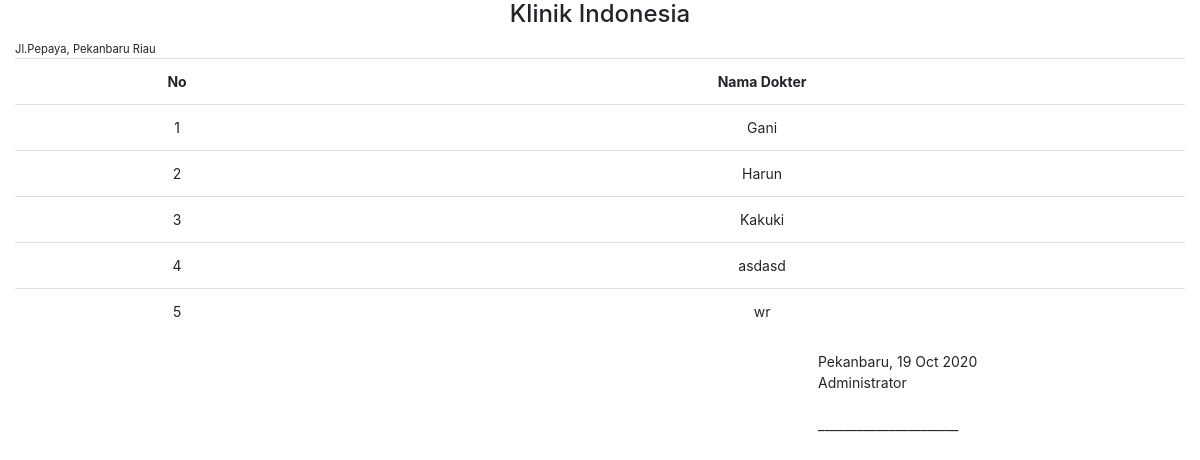
The page /index.php/admin/dokter/laporan on the database its author committed.
### tables this page shows
CREATE TABLE `dokter` (
  `id_dokter` int(11) NOT NULL,
  `nama_dokter` varchar(50) NOT NULL
);

### application/controllers/admin/Dokter.php (called while the page is built, shortened)
<?php
class Dokter extends CI_Controller {
	public function __construct()
	{
		$this->load->model('Dokter_m');
		$this->load->library('form_validation');
	}
	public function laporan()
	{
		$data['title'] = 'Laporan Dokter';
		$data['dokter'] = $this->Dokter_m->get('dokter')->result_array();
		$this->load->view('layout/header', $data);
		$this->load->view('admin/laporan/laporan_dokter');
		$this->load->view('layout/footer');
	}
}

### index.php (called while the page is built, shortened)
<?php
require_once BASEPATH.'core/CodeIgniter.php';

### application/models/Dokter_m.php (called while the page is built, shortened)
<?php
class Dokter_m extends CI_Model {
	public function get($table)
	{
		return $this->db->get($table);
	}
}

### application/views/admin/laporan/laporan_dokter.php (the view, shortened to what this page needs)
<div class="container-fluid">
	<h4 class="text-center">Klinik Indonesia</h4>
	<small class="text-center">Jl.Pepaya, Pekanbaru Riau</small>
	<div class="row">
		<div class="col-md">
			<table class="table text-center">
				<tr>
					<th>No</th>
					<th>Nama Dokter</th>
				</tr>
				<?php $no = 1; foreach($dokter as $d) : ?>
					<tr>
						<td><?= $no++; ?></td>
						<td><?= $d['nama_dokter']; ?></td>
					</tr>
				<?php endforeach; ?>
			</table>
		</div>
	</div>
	<div class="row">
		<div class="col-md-4 offset-md-8">
			<table>
				<tr>
					<td></td>
					<td>
						<?php $tgl = date_create(date('d-m-Y')); ?>
						<p>Pekanbaru, <?= date_format($tgl, 'd M Y'); ?>
							<br>
							Administrator <br><br>
							______________________
						</p>
					</td>
				</tr>
			</table>
		</div>
	</div>
</div>

### assets/css/dashboard.css (style rules this page uses)
body { font-size: .875rem; }

### rows shown on the page
dokter: nama_dokter "Gani"
dokter: nama_dokter "Harun"
dokter: nama_dokter "Kakuki"
dokter: nama_dokter "asdasd"
dokter: nama_dokter "wr"

### other values the page prints
date_format($tgl, 'd M Y') "19 Oct 2020"
